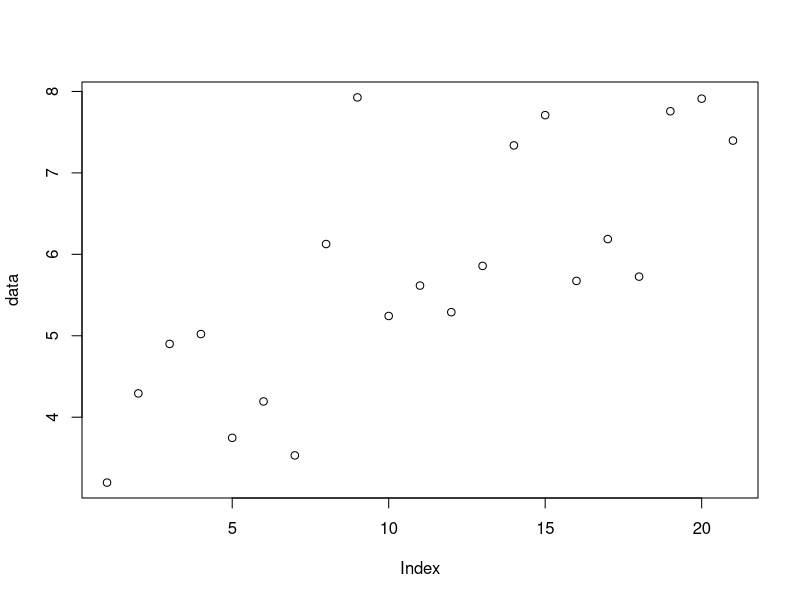
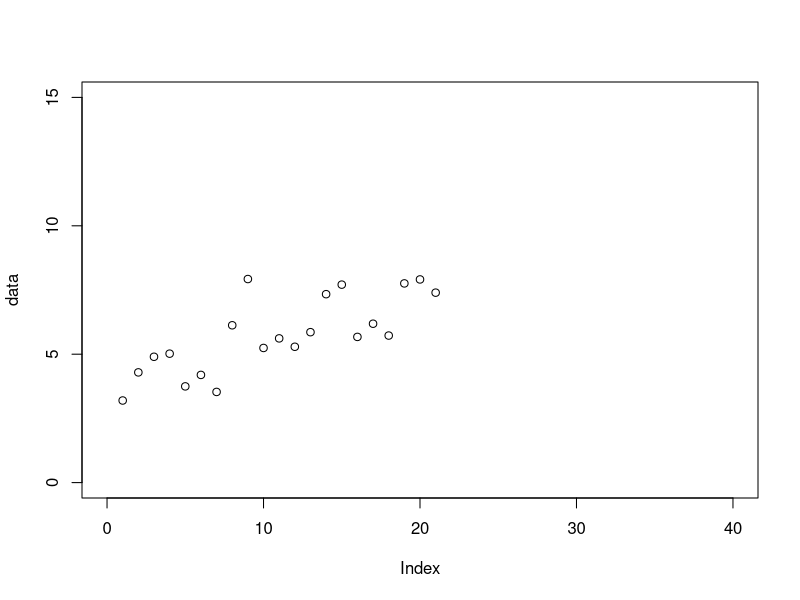

Recreate these plots in R, in order. (Note: this script raises an error after producing the figures.)
#Exercise,1


data=c(3.196864,4.291920,4.899847,5.020927,3.746708,4.193449,3.530901,6.126271,7.926927,5.242902,5.615995,5.289514,5.857824,7.337421,7.709084,5.673432,6.187052,5.726149,7.756734,7.911522,7.396525)



plot(data)




model <- function (N0 = 3, r=0.7, K=30, timesteps = 20){
  
  popdyn <- c(N0, rep(NA, timesteps))
  
  for (i in 1:timesteps){
    popdyn[i+1] <- popdyn[i] * (r+1) * (1 - popdyn[i] / K) 
  }
  return(popdyn)          
}



# cost function, calculate difference between model and data

objective <- function(x){
  
  NO = x[1]
  r = x[2]
  K = x[3]
  
  # TODO define objective function that calculates difference between model and data

}



# use the optim function i R to find the best fit to your objective

optim



plot(data, xlim = c(0,40), ylim = c(0,15))

lines(model(optimfit$par[1], optimfit$par[2], optimfit$par[3], 40), col = "red", lwd = 1)











